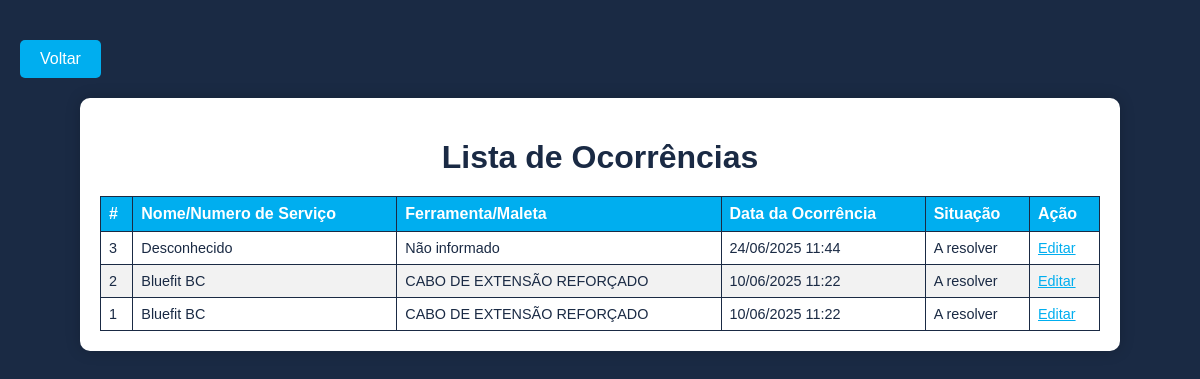
The app's page /menu/checklist/ocorrencias/index.php (signed in), older data.
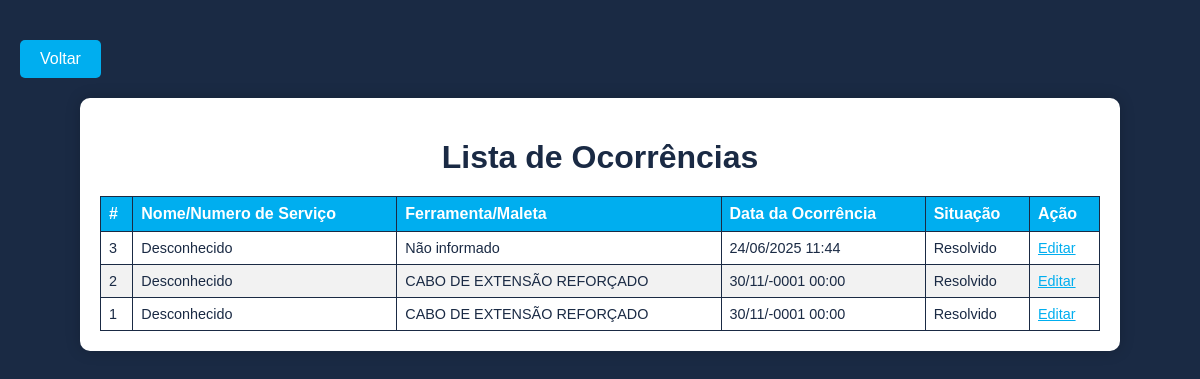
The same page, newer data.
### tables this page shows
CREATE TABLE IF NOT EXISTS `ocorrencias` (
  `num_ocorrencia` int NOT NULL AUTO_INCREMENT,
  `nome_num` varchar(250) NOT NULL,
  `responsavel` int NOT NULL,
  `id_ferramenta` int DEFAULT NULL,
  `id_maleta` int DEFAULT NULL,
  `id_mp` int DEFAULT NULL,
  `data_ocorrencia` datetime DEFAULT CURRENT_TIMESTAMP,
  `descricao` text,
  `situacao` enum('A resolver','Resolvido','Em andamento') DEFAULT 'A resolver',
  PRIMARY KEY (`num_ocorrencia`),
  KEY `num_ordem_servico` (`nome_num`),
  KEY `responsavel` (`responsavel`),
  KEY `id_ferramenta` (`id_ferramenta`)
);

CREATE TABLE IF NOT EXISTS `ferramentas` (
  `id_ferramenta` int NOT NULL AUTO_INCREMENT,
  `nome` varchar(250) NOT NULL,
  `valor` float NOT NULL,
  `quantidade_total` int NOT NULL,
  `quantidade_atual` int NOT NULL,
  `tipo` varchar(250) NOT NULL,
  `situacao` varchar(250) DEFAULT 'Disponível',
  `nome_num` varchar(250) DEFAULT NULL,
  PRIMARY KEY (`id_ferramenta`),
  UNIQUE KEY `id` (`id_ferramenta`),
  KEY `fk_ordem_servico` (`nome_num`)
);

### menu/checklist/ocorrencias/index.php (the view, shortened to what this page needs)
<?php
include '../../conn.php';
$query_ocorrencias = "SELECT
    o.num_ocorrencia, o.nome_num, o.id_ferramenta, o.id_maleta,
    o.data_ocorrencia, o.situacao,
    f.nome AS nome_ferramenta, m.nome AS nome_maleta
FROM ocorrencias o
LEFT JOIN ferramentas f ON o.id_ferramenta = f.id_ferramenta
LEFT JOIN maletas m ON o.id_maleta = m.id_maleta
ORDER BY o.num_ocorrencia DESC";
$result_ocorrencias = $conn->query($query_ocorrencias);
?>
<!DOCTYPE html>
<html lang="pt-BR">
<head>
    <link rel="stylesheet" href="style.css">
</head>
<body>
    <div class="back-button">
        <a href="..">Voltar</a>
    </div>
    <div class="container">
        <h1>Lista de Ocorrências</h1>
        <table class="table-style">
            <thead>
                <tr>
                    <th>#</th>
                    <th>Nome/Numero de Serviço</th>
                    <th>Ferramenta/Maleta</th>
                    <th>Data da Ocorrência</th>
                    <th>Situação</th>
                    <th>Ação</th>
                </tr>
            </thead>
            <tbody>
                <?php while ($ocorrencia = $result_ocorrencias->fetch_assoc()): ?>
                    <tr>
                        <td><?php echo htmlspecialchars($ocorrencia['num_ocorrencia']); ?></td>
                        <td><?php echo htmlspecialchars($ocorrencia['nome_num'] ?: 'Desconhecido'); ?></td>
                        <td><?php echo htmlspecialchars($ocorrencia['nome_ferramenta'] ?: $ocorrencia['nome_maleta'] ?: 'Não informado'); ?></td>
                        <td><?php echo htmlspecialchars(date('d/m/Y H:i', strtotime($ocorrencia['data_ocorrencia']))); ?></td>
                        <td><?php echo htmlspecialchars($ocorrencia['situacao']); ?></td>
                        <td>
                            <a href="editar_ocorrencia?id_ocorrencia=<?php echo htmlspecialchars($ocorrencia['num_ocorrencia']); ?>&id_ferramenta=<?php echo $ocorrencia['id_ferramenta'] ?: ''; ?>&id_maleta=<?php echo $ocorrencia['id_maleta'] ?: ''; ?>">Editar</a>
                        </td>
                    </tr>
                <?php endwhile; ?>
            </tbody>
        </table>
    </div>
</body>
</html>

### menu/checklist/ocorrencias/style.css (style rules this page uses)
.container { width: 90%; max-width: 1000px; margin: 0 auto; background-color: var(--secondary-color); color: var(--primary-color); padding: 20px; border-radius: 10px; box-shadow: var(--shadow); }
h1 { text-align: center; color: var(--primary-color); margin-bottom: 20px; }
a { color: var(--accent-color); }

### menu/styles.css (style rules this page uses)
body { background-color: var(--primary-color); font-family: var(--font-family); color: var(--secondary-color); margin: 0; padding: 20px; font-family: Arial, Helvetica, sans-serif; }
h1 { text-align: center; }
h1, h2, h3 { margin-bottom: 30px; }
.back-button { margin: 20px; }
.back-button a { background-color: var(--accent-color); color: var(--secondary-color); text-decoration: none; transition: background-color 0.2s, color 0.2s; font-weight: 500; font-size: 1rem; display: inline-block; padding: 10px 20px; border-radius: var(--border-radius); }
.back-button { margin: 20px 0; text-align: left; }
.container, .container-box { background-color: var(--secondary-color); color: var(--primary-color); padding: 20px; border-radius: var(--container-radius); box-shadow: var(--shadow); width: 90%; max-width: 1000px; margin: 0 auto; }
.table-style, table { width: 100%; border-collapse: collapse; background-color: var(--secondary-color); color: var(--primary-color); }
.table-style th, table th { background-color: var(--accent-color); color: var(--secondary-color); border: 1px solid var(--primary-color); padding: 8px; text-align: left; }
.table-style td { border: 1px solid var(--primary-color); padding: 8px; overflow-wrap: break-word; font-size: 0.9em; }
.table-style tr:nth-child(even), table tr:nth-child(even) { background-color: var(--neutral-color); }

### menu/config.css (style rules this page uses)
:root { --primary-color: #1A2A44; --secondary-color: #FFFFFF; --accent-color: #00AEEF; --accent-hover-color: #008FCC; --neutral-color: #F2F2F2; --font-family: Arial, sans-serif; --border-radius: 5px; --container-radius: 10px; --shadow: 0 0 15px rgba(0, 0, 0, 0.2); }

Row changes from the older to the newer data that the page shows:
changed ocorrencias id 3: situacao "A resolver" → "Resolvido"
changed ocorrencias id 2: nome_num "Bluefit BC" → "Desconhecido"; data_ocorrencia "10/06/2025 11:22" → "30/11/-0001 00:00"; situacao "A resolver" → "Resolvido"
changed ocorrencias id 1: nome_num "Bluefit BC" → "Desconhecido"; data_ocorrencia "10/06/2025 11:22" → "30/11/-0001 00:00"; situacao "A resolver" → "Resolvido"
